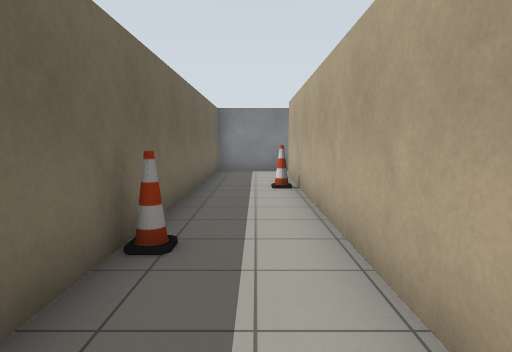
view 1 (above)

23 first-person views from a walk through a Gazebo world. The camera is 1.2 m above the floor, tilts 6° down and sees 75° across. Floor lines are 1 m apart. The floor is counted in squares, 1 m on a side. Each view is taken from the middle of a square. On the plan, view 1 faces up. The plan holds only what a view shows up to about 13 squares ahead; the rest is blank.

view 2
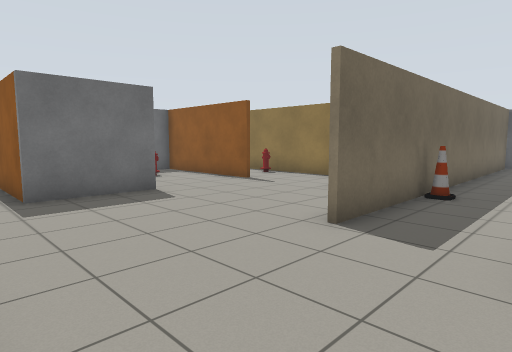

view 3
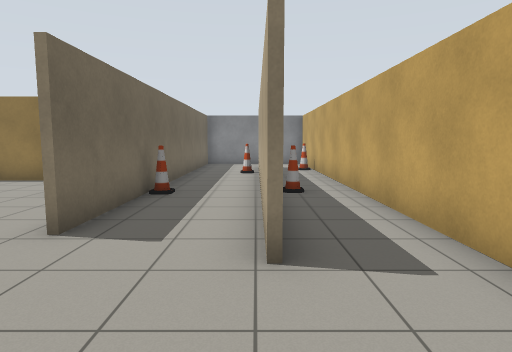

view 4
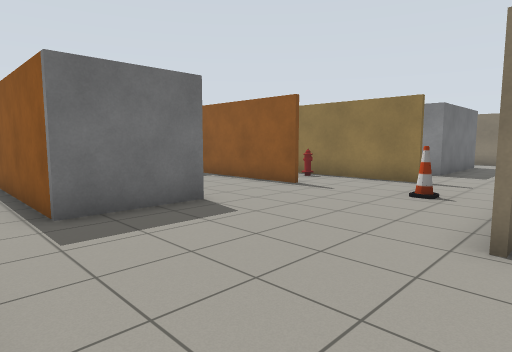

view 5
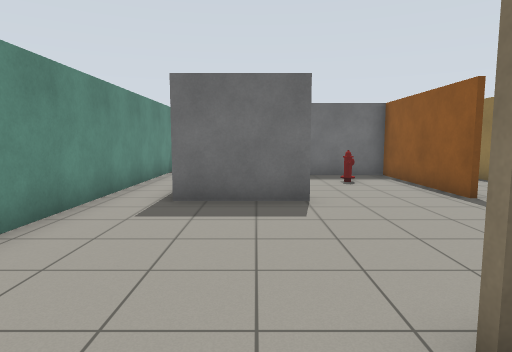

view 6
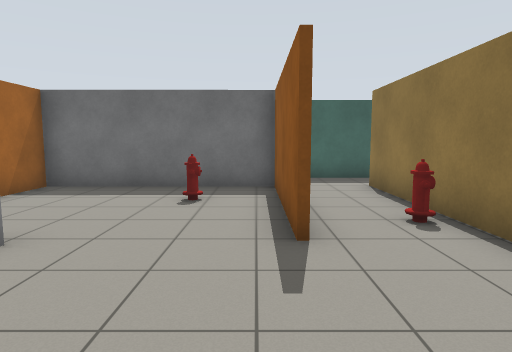

view 7
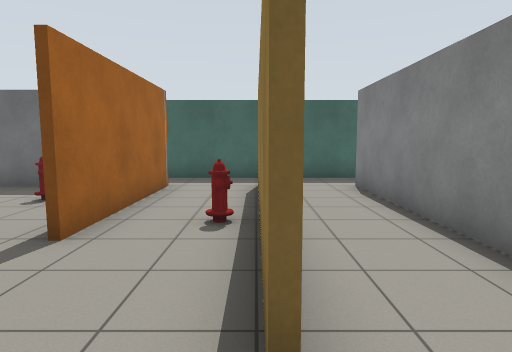

view 8
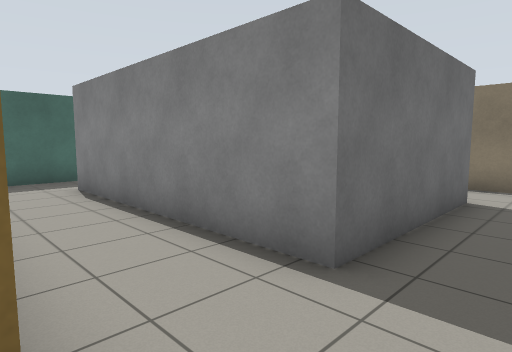

view 9
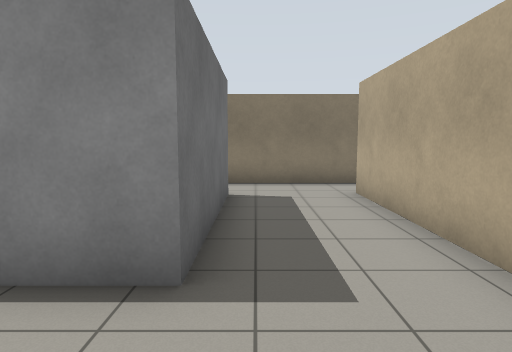

view 10
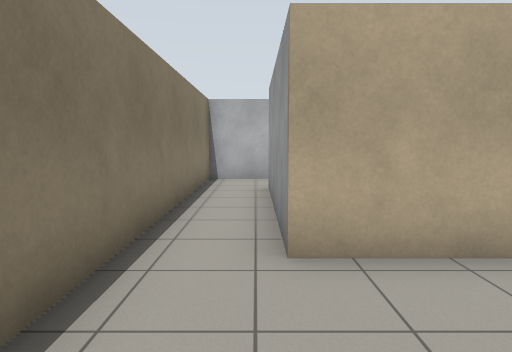

view 11
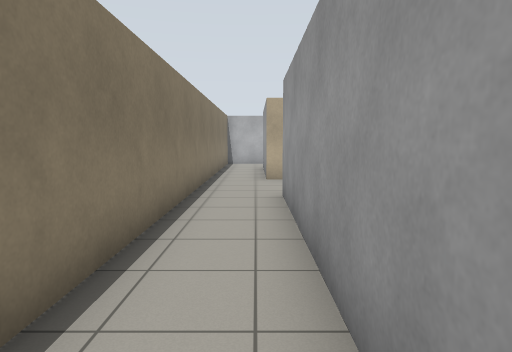

view 12
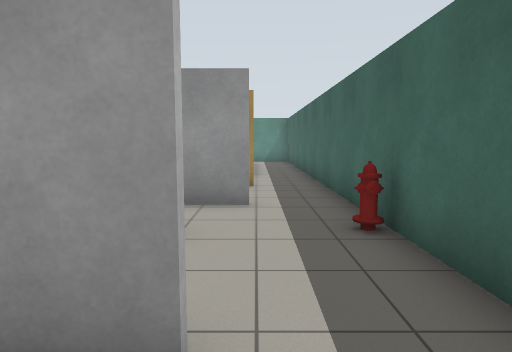

view 13
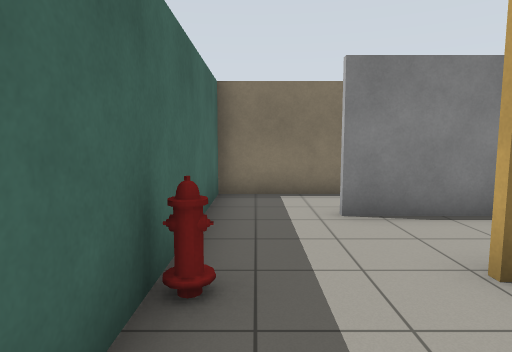

view 14
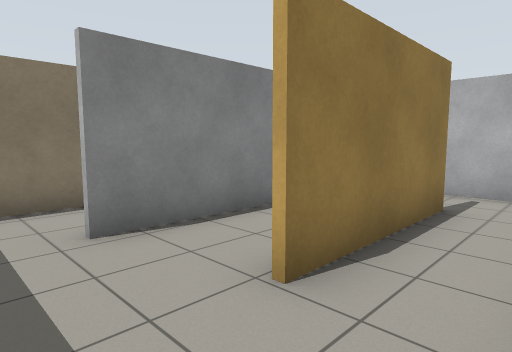

view 15
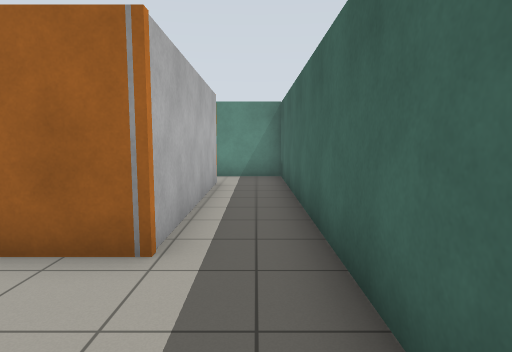

view 16
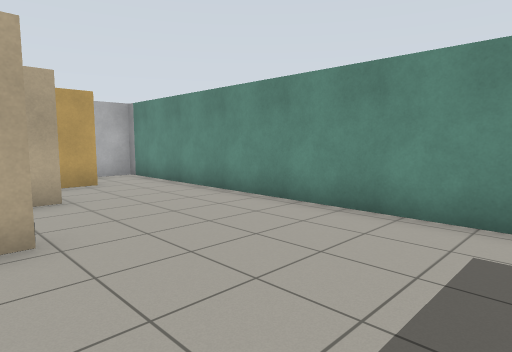

view 17
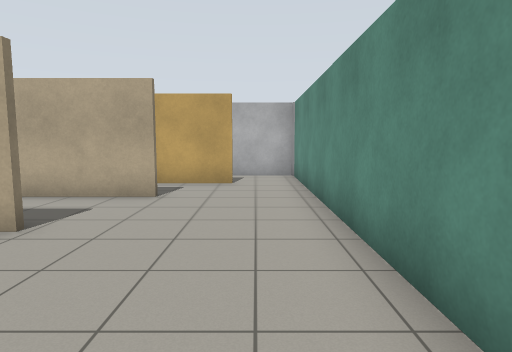

view 18
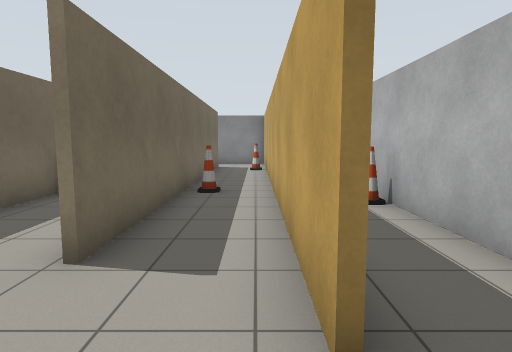

view 19
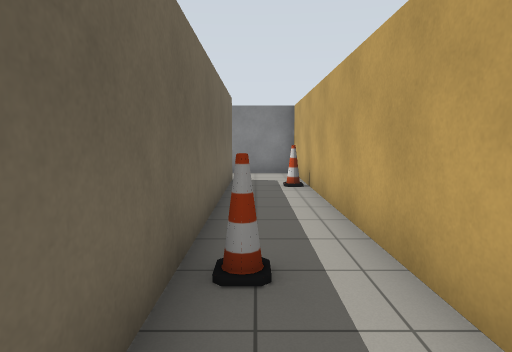

view 20
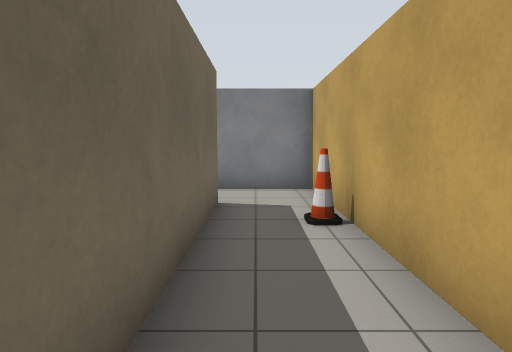

view 21
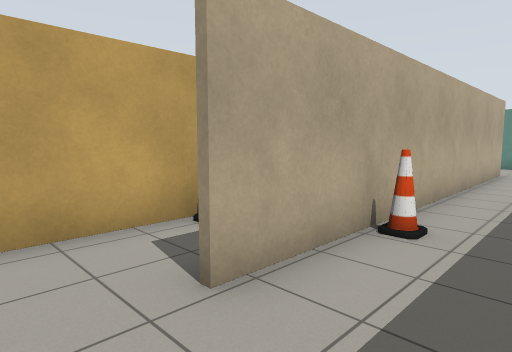

view 22
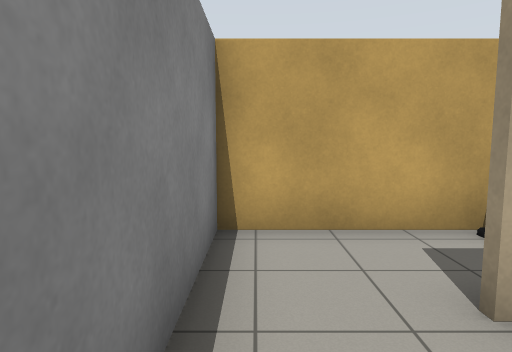

view 23
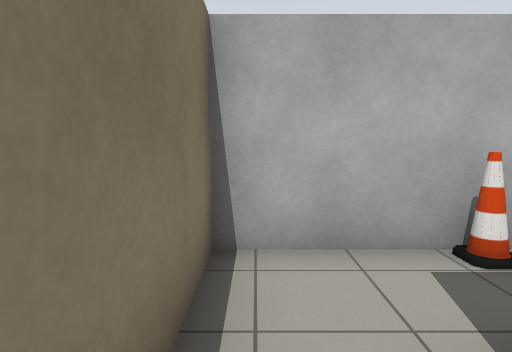

### Floor plan
Ten units are one square. View 1 is at (0, 0); x grows to the right and y downward. Boxes are objects, and circles mark ways between rooms. Rooms are numbered by the first view taken in them; rooms with no view inside come last. Other rooms are left out.
<svg viewBox="-150 -160 211 208">
<path fill="none" stroke="#000" d="M-66 -1 -66 27 -114 27M-44 -61 -120 -61M11 9 11 -115M34 24 34 -115M-119 -36 -69 -36M-15 -115 -15 -1M13 -115 13 9M-124 43 36 43M-139 -66 -139 -36M-116 -134 -46 -134 -46 -87 -119 -87M-24 -155 -139 -155 -139 -125M-139 -96 -139 -66M-17 -89 -17 -137M-15 -130 -15 -115M6 -135 -4 -135M-17 -137 34 -137M56 -121 56 -155 -24 -155M-69 -35 -117 -35 -117 25 -101 25M-82 -133 -116 -133M-66 -107 -110 -107M-119 -88 -106 -88M-139 -125 -139 -96M-48 -100 -48 -114M36 43 56 43 56 -36M-119 27 -119 -36M-139 -36 -139 43 -124 43M34 -115 34 -135 6 -135"/>
<rect x="-85" y="-55" width="10" height="10" fill="#bbb"><title>fire hydrant</title></rect>
<rect x="-35" y="-45" width="10" height="10" fill="#bbb"><title>cone</title></rect>
<rect x="-15" y="-45" width="10" height="10" fill="#bbb"><title>cone</title></rect>
<rect x="5" y="-95" width="10" height="10" fill="#bbb"><title>cone</title></rect>
<rect x="15" y="-45" width="10" height="10" fill="#bbb"><title>cone</title></rect>
<rect x="25" y="-105" width="10" height="10" fill="#bbb"><title>cone</title></rect>
<rect x="45" y="-135" width="10" height="10" fill="#bbb"><title>cone</title></rect>
<rect x="-105" y="-25" width="10" height="10" fill="#bbb"><title>fire hydrant</title></rect>
<rect x="-145" y="-115" width="10" height="10" fill="#bbb"><title>fire hydrant</title></rect>
<rect x="45" y="-35" width="10" height="20" fill="#bbb"><title>cone</title></rect>
<circle cx="-125" cy="-60" r="3" fill="#2a7"/>
<circle cx="-35" cy="-60" r="3" fill="#2a7"/>
<circle cx="-5" cy="-105" r="3" fill="#2a7"/>
<circle cx="-70" cy="-15" r="3" fill="#2a7"/>
<circle cx="40" cy="35" r="3" fill="#2a7"/>
<circle cx="-130" cy="-30" r="3" fill="#2a7"/>
<circle cx="-130" cy="40" r="3" fill="#2a7"/>
<circle cx="25" cy="-105" r="3" fill="#2a7"/>
<circle cx="-30" cy="-150" r="3" fill="#2a7"/>
<circle cx="-125" cy="-130" r="3" fill="#2a7"/>
<circle cx="-125" cy="-90" r="3" fill="#2a7"/>
<circle cx="10" cy="-125" r="3" fill="#2a7"/>
<text x="-30" y="-20">1</text>
<text x="-80" y="-140">2</text>
<text x="-10" y="-130">3</text>
<text x="20" y="-150">4</text>
<text x="-100" y="0">5</text>
<text x="-100" y="-120">6</text>
<text x="50" y="10">7</text>
<text x="-130" y="0">8</text>
<text x="20" y="-120">9</text>
</svg>
Room 1 opens to room 2. Room 1 opens to room 3. Room 1 opens to room 5. Room 1 opens to room 7. Room 1 opens to room 8. Room 1 opens to room 9. Room 2 opens to room 4. Room 2 opens to room 6. Room 3 opens to room 9.

Where each view was taken, in squares from view 1:
view 1: 0 up, 0 right, facing up
view 2: 4 down, 1 right, facing up-left
view 3: 4 down, 1 right, facing up
view 4: 4 down, 1 left, facing up-left
view 5: 1 down, 0 right, facing left
view 6: 3 up, 3 left, facing left
view 7: 6 up, 3 left, facing left
view 8: 6 up, 3 left, facing up-left
view 9: 6 up, 4 left, facing up
view 10: 14 up, 5 left, facing right
view 11: 14 up, 12 left, facing right
view 12: 15 up, 12 left, facing down
view 13: 8 up, 13 left, facing up
view 14: 9 up, 13 left, facing up-right
view 15: 7 up, 13 left, facing down
view 16: 1 up, 6 left, facing down-right
view 17: 3 down, 6 left, facing right
view 18: 4 down, 3 right, facing up
view 19: 1 up, 2 right, facing up
view 20: 5 up, 2 right, facing up
view 21: 13 up, 1 left, facing down-right
view 22: 13 up, 1 left, facing right
view 23: 15 up, 2 right, facing right
